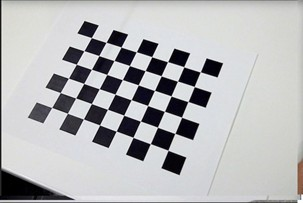
#> input picture calibration/cb1.jpg, 303 x 203 px; its folder holds only this picture in this run
$ python main.py
#> lines starting #> are read from the running program, lines starting #| are printed output that depends on the picture
### vision/measurement.py
import cv2
import numpy as np
import glob
import os
from vision.camera_model import load_camera_model


def pixel_to_world(pt, H):
    p = np.array([pt[0], pt[1], 1.0])
    w = H @ p
    w /= w[2]
    return w[:2]


def run_measurement(image_dir, checkerboard=(8, 6), square_size_mm=10.0):
    print("=== Day 3: Measurement & Repeatability ===")

    K, dist = load_camera_model(image_dir)

    image_paths = sorted(glob.glob(os.path.join(image_dir, "cb*.jpg")))
    if len(image_paths) == 0:
        raise RuntimeError("No images found for measurement")

    # World coordinates (mm)
    objp = np.zeros((checkerboard[0] * checkerboard[1], 2), np.float32)
    objp[:, 0] = np.tile(np.arange(checkerboard[0]), checkerboard[1]) * square_size_mm
    objp[:, 1] = np.repeat(np.arange(checkerboard[1]), checkerboard[0]) * square_size_mm

    measurements = []

    cols = checkerboard[0]
    row = 0
    idx1 = row * cols + 0
    idx2 = row * cols + 5
    known_length_mm = 5 * square_size_mm

    for path in image_paths:
        img = cv2.imread(path)
        if img is None:
            continue

        img = cv2.undistort(img, K, dist)
        gray = cv2.cvtColor(img, cv2.COLOR_BGR2GRAY)

        ret, corners = cv2.findChessboardCornersSB(gray, checkerboard)
        if not ret:
            continue

        corners = cv2.cornerSubPix(
            gray, corners, (11, 11), (-1, -1),
            (cv2.TERM_CRITERIA_EPS + cv2.TERM_CRITERIA_MAX_ITER, 30, 0.001)
        )

        if idx2 >= len(corners):
            continue

        # ✅ Per-image homography (correct placement)
        H, _ = cv2.findHomography(corners.reshape(-1, 2), objp)
        if H is None:
            continue

        p1_pixel = corners[idx1][0]
        p2_pixel = corners[idx2][0]

        p1_world = pixel_to_world(p1_pixel, H)
        p2_world = pixel_to_world(p2_pixel, H)

        measured_mm = np.linalg.norm(p2_world - p1_world)
        measurements.append(measured_mm)

        print(f"{os.path.basename(path)} → {measured_mm:.3f} mm")

    if len(measurements) == 0:
        raise RuntimeError("No valid measurements produced")

    measurements = np.array(measurements)

    mean_mm = np.mean(measurements)
    std_mm = np.std(measurements)
    abs_err = abs(mean_mm - known_length_mm)
    pct_err = (abs_err / known_length_mm) * 100

    return {
    "mean_mm": mean_mm,
    "std_dev_mm": std_mm,
    "abs_error_mm": abs_err,
    "percent_error": pct_err,
    "min_mm": np.min(measurements),
    "max_mm": np.max(measurements),
    "range_mm": np.ptp(measurements),
    "num_samples": len(measurements),
    "measurements": measurements,
    "known_length_mm": known_length_mm
}

### utils/validation_plots.py
import os
import csv
import numpy as np
import matplotlib.pyplot as plt


def save_results_csv(measurements, known_length_mm, out_dir):
    os.makedirs(out_dir, exist_ok=True)

    csv_path = os.path.join(out_dir, "measurement_results.csv")
    with open(csv_path, "w", newline="") as f:
        writer = csv.writer(f)
        writer.writerow(["sample_id", "measured_mm", "error_mm"])

        for i, m in enumerate(measurements):
            writer.writerow([i + 1, m, m - known_length_mm])

    print("Saved CSV:", csv_path)


def plot_error_histogram(measurements, known_length_mm, out_dir):
    errors = measurements - known_length_mm

    plt.figure()
    plt.hist(errors, bins=10)
    plt.xlabel("Measurement Error (mm)")
    plt.ylabel("Frequency")
    plt.title("Measurement Error Distribution")

    path = os.path.join(out_dir, "error_histogram.png")
    plt.savefig(path)
    plt.close()

    print("Saved plot:", path)


def plot_repeatability(measurements, known_length_mm, out_dir):
    mean = np.mean(measurements)
    std = np.std(measurements)

    upper_3s = mean + 3 * std
    lower_3s = mean - 3 * std

    plt.figure()
    plt.plot(measurements, marker="o", label="Measured")
    plt.axhline(known_length_mm, linestyle="--", label="True Value")
    plt.axhline(upper_3s, linestyle=":", label="+3σ")
    plt.axhline(lower_3s, linestyle=":", label="-3σ")

    plt.xlabel("Sample Index")
    plt.ylabel("Measurement (mm)")
    plt.title("Repeatability Analysis")
    plt.legend()

    path = os.path.join(out_dir, "repeatability_plot.png")
    plt.savefig(path)
    plt.close()

    print("Saved plot:", path)

### vision/camera_model.py
import numpy as np
import os


def load_camera_model(calib_dir):
    """
    Load camera intrinsic matrix and distortion coefficients
    produced by Day 1 calibration.

    Returns
    -------
    K : np.ndarray
        Camera intrinsic matrix
    D : np.ndarray
        Distortion coefficients
    """

    K_path = os.path.join(calib_dir, "camera_matrix.npy")
    D_path = os.path.join(calib_dir, "dist_coeffs.npy")

    if not os.path.exists(K_path) or not os.path.exists(D_path):
        raise FileNotFoundError(
            "Camera calibration files not found. Run Day 1 calibration first."
        )

    K = np.load(K_path)
    D = np.load(D_path)

    return K, D

### main.py
import os
import numpy as np
from vision.calibration import run_calibration
from vision.camera_model import load_camera_model
from vision.geometry import compute_homography
from vision.measurement import run_measurement
from utils.validation_plots import (
    save_results_csv,
    plot_error_histogram,
    plot_repeatability
)


# ---------------- CONFIG ----------------
IMAGE_DIR = "calibration"
CHECKERBOARD = (8, 6)        # inner corners
SQUARE_SIZE_MM = 10.0        # measured physical square size
# ---------------------------------------


def main():
    print("\n==============================")
    print(" INDUSTRIAL VISION VALIDATION ")
    print("==============================\n")

    # -------- Step 1 --------
    print("▶  Camera Calibration")

    calib_K = os.path.join(IMAGE_DIR, "camera_matrix.npy")
    calib_D = os.path.join(IMAGE_DIR, "dist_coeffs.npy")

    if os.path.exists(calib_K) and os.path.exists(calib_D):
        print("Calibration files found. Loading existing calibration.")
        K, dist = load_camera_model(IMAGE_DIR)
#> (reads caliberation/camera_matrix.npy from the repository)
#> (reads caliberation/dist_coeffs.npy from the repository)
        rms = None
    else:
        print("Calibration files not found. Running calibration...")
        K, dist, rms = run_calibration(
            image_dir=IMAGE_DIR,
            checkerboard=CHECKERBOARD
        )

    # -------- Step 2 --------
    print("\n Geometry Calibration (Homography)")

    H_path = os.path.join(IMAGE_DIR, "homography.npy")

    if os.path.exists(H_path):
        print("Homography found. Loading existing homography.")
        H = np.load(H_path)
#> (reads caliberation/homography.npy from the repository)
    else:
        print("Homography not found. Computing homography...")
        H = compute_homography(
            image_dir=IMAGE_DIR,
            checkerboard=CHECKERBOARD,
            square_size_mm=SQUARE_SIZE_MM
        )

    # -------- Step 3 --------
    print("\n Measurement & Repeatability Analysis")
    results = run_measurement(
        image_dir=IMAGE_DIR,
        checkerboard=CHECKERBOARD,
        square_size_mm=SQUARE_SIZE_MM
    )
#> in run_measurement, img is the input picture: shape (203, 303, 3); mean B, G, R 184.4, 182.8, 182.3
#> in run_measurement, `img = cv2.undistort(img, K, dist)`:
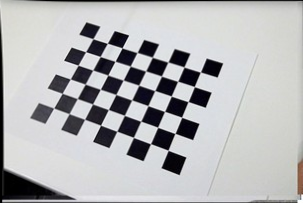
#> img: shape (203, 303, 3); mean B, G, R 182.6, 181.1, 180.6
#> in run_measurement, `ret, corners = cv2.findChessboardCornersSB(gray, checkerboard)`: ret = True; corners = 48 rows, first 8: [92.81, 38.75], [107.3, 43.3], [122, 47.83], [137, 52.42], [152.2, 57.2], [167.9, 61.98], [183.9, 66.98], [200.4, 72.07]
#> in run_measurement, `corners = cv2.cornerSubPix( gray, corners, (11, 11), (-1, -1), (cv2.TE..`: corners = 48 rows, first 8: [92.62, 38.65], [107.1, 42.95], [121.7, 47.78], [137.1, 52.39], [152.2, 57.24], [168, 61.99], [184, 66.95], [200.4, 72.06]
#> in run_measurement, `H, _ = cv2.findHomography(corners.reshape(-1, 2), objp)`: H = [[0.649, 0.364, -74.31], [-0.224, 0.725, -7.29], [0.000322, 0.0015, 1]]
#> in run_measurement, `p1_pixel = corners[idx1][0]`: p1_pixel = [92.62, 38.65]
#> in run_measurement, `p2_pixel = corners[idx2][0]`: p2_pixel = [168, 61.99]
#> in pixel_to_world, `p = np.array([pt[0], pt[1], 1.0])`: p = [92.62, 38.65, 1]
#> in pixel_to_world, `w = H @ p`: w = [-0.0817, -0.0341, 1.09]
#> in pixel_to_world, `w /= w[2]`: w = [-0.0751, -0.0313, 1]
#> in run_measurement, `p1_world = pixel_to_world(p1_pixel, H)`: p1_world = [-0.0751, -0.0313]
#> in run_measurement, `p2_world = pixel_to_world(p2_pixel, H)`: p2_world = [50, 0.000599]
#> in run_measurement, `measured_mm = np.linalg.norm(p2_world - p1_world)`: measured_mm = 50.08
#| cb1.jpg → 50.080 mm
#> in run_measurement, `measurements = np.array(measurements)`: measurements = [50.08]
#> in run_measurement, `mean_mm = np.mean(measurements)`: mean_mm = 50.08
#> in run_measurement, `std_mm = np.std(measurements)`: std_mm = 0
#> in run_measurement, `abs_err = abs(mean_mm - known_length_mm)`: abs_err = 0.0798
#> in run_measurement, `pct_err = (abs_err / known_length_mm) * 100`: pct_err = 0.16
#> results = 10 items
    # -------- Step 4 --------
    print("\n Validation & Reporting")

    OUT_DIR = "validation_outputs"

    measurements = results["measurements"]
#> measurements = [50.08]
    known_len = results["known_length_mm"]
#> known_len = 50

    save_results_csv(measurements, known_len, OUT_DIR)
#> the loop in save_results_csv, `for i, m in enumerate(measurements):` made 1 pass
    plot_error_histogram(measurements, known_len, OUT_DIR)
#> in plot_error_histogram, `errors = measurements - known_length_mm`: errors = [0.0798]
#> in plot_error_histogram, `plt.savefig(path)`:
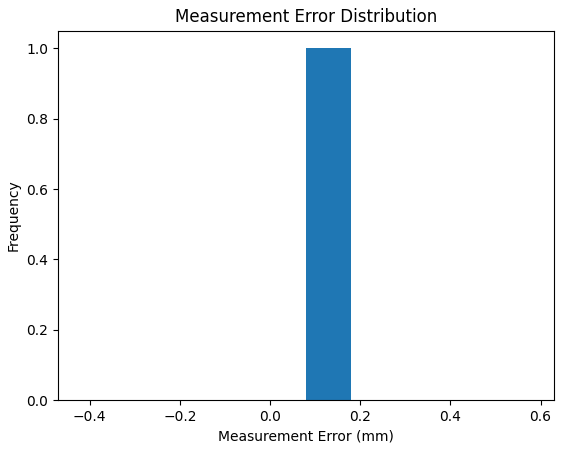
#> figure drawn by matplotlib, 1 panel; tallest bar 1 high, from x = 0.0798 to 0.18
    plot_repeatability(measurements, known_len, OUT_DIR)
#> in plot_repeatability, `mean = np.mean(measurements)`: mean = 50.08
#> in plot_repeatability, `std = np.std(measurements)`: std = 0
#> in plot_repeatability, `upper_3s = mean + 3 * std`: upper_3s = 50.08
#> in plot_repeatability, `plt.savefig(path)`:
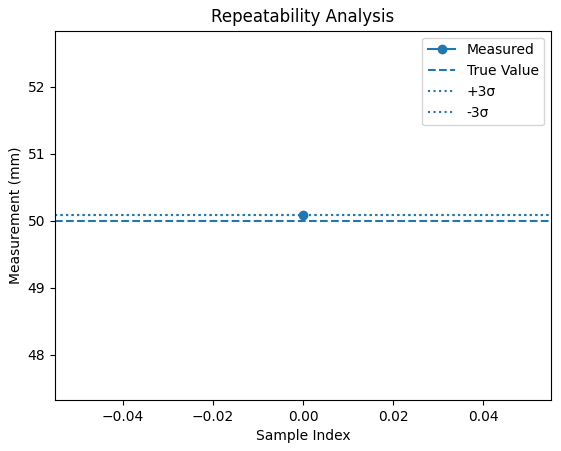
#> figure drawn by matplotlib, 1 panel
    # -------- FINAL SUMMARY --------
    print("\n==============================")
    print(" FINAL VALIDATION SUMMARY")
    print("==============================")

    if rms is not None:
        print(f"RMS Reprojection Error (px): {rms:.4f}")
    else:
        print("RMS Reprojection Error (px): Loaded from previous calibration")

    print(f"Mean Measurement (mm):       {results['mean_mm']:.3f}")
#| Mean Measurement (mm):       50.080
    print(f"Std Deviation (mm):          {results['std_dev_mm']:.3f}")
#| Std Deviation (mm):          0.000
    print(f"Absolute Error (mm):         {results['abs_error_mm']:.3f}")
#| Absolute Error (mm):         0.080
    print(f"Percent Error (%):           {results['percent_error']:.2f}")
#| Percent Error (%):           0.16

    print("\n✔ Calibration validated")
    print("✔ Geometry grounded")
    print("✔ Measurement repeatability quantified")
    print("\nSystem ready for validation reporting.\n")
if __name__ == "__main__":
    main()
